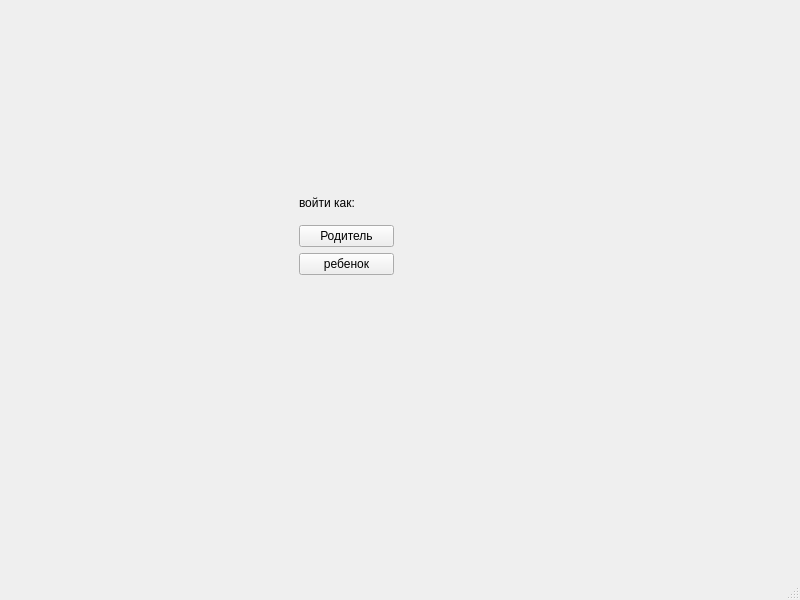
<?xml version="1.0" encoding="UTF-8"?>
<ui version="4.0">
 <class>MainWindow</class>
 <widget class="QMainWindow" name="MainWindow">
  <property name="geometry">
   <rect>
    <x>0</x>
    <y>0</y>
    <width>800</width>
    <height>600</height>
   </rect>
  </property>
  <property name="windowTitle">
   <string>MainWindow</string>
  </property>
  <widget class="QWidget" name="centralwidget">
   <widget class="QWidget" name="verticalLayoutWidget">
    <property name="geometry">
     <rect>
      <x>299</x>
      <y>187</y>
      <width>95</width>
      <height>88</height>
     </rect>
    </property>
    <layout class="QVBoxLayout" name="verticalLayout">
     <item>
      <widget class="QLabel" name="label">
       <property name="text">
        <string>войти как:</string>
       </property>
      </widget>
     </item>
     <item>
      <widget class="QPushButton" name="mainParent">
       <property name="text">
        <string>Родитель</string>
       </property>
      </widget>
     </item>
     <item>
      <widget class="QPushButton" name="mainChild">
       <property name="text">
        <string>ребенок</string>
       </property>
      </widget>
     </item>
    </layout>
   </widget>
  </widget>
  <widget class="QMenuBar" name="menubar">
   <property name="geometry">
    <rect>
     <x>0</x>
     <y>0</y>
     <width>800</width>
     <height>26</height>
    </rect>
   </property>
  </widget>
  <widget class="QStatusBar" name="statusbar"/>
 </widget>
 <resources/>
 <connections/>
</ui>
